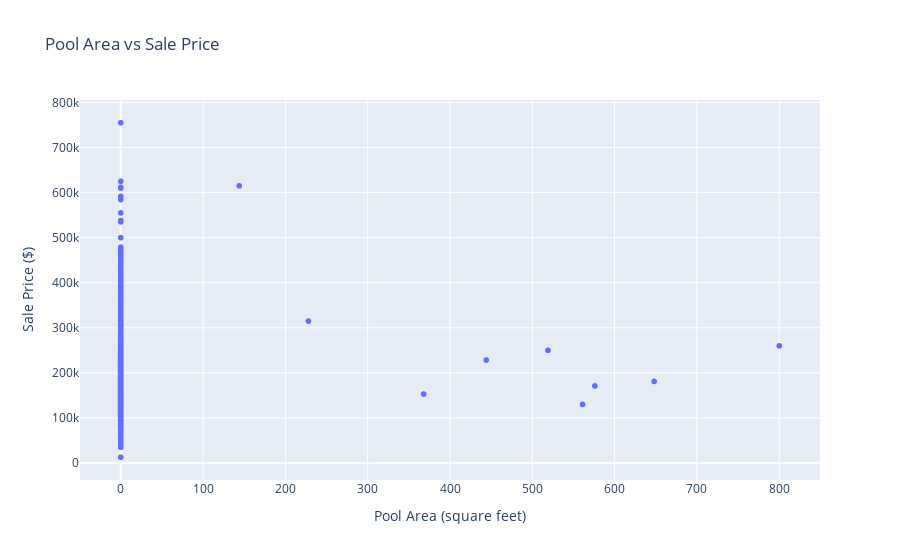

The notebook cell saved with this chart:
### Code cell
fig = px.scatter(
    x= housing.PoolArea, 
    y= housing.SalePrice, 
    labels={'x': 'Pool Area (square feet)', 
            'y': 'Sale Price ($)'},
    title='Pool Area vs Sale Price'
)

# Show the plot
fig.show()

### Figure 1 — Plotly figure (JSON) as saved in the notebook; plotly's stock layout.template omitted (floating-point values rounded to 4 significant figures; data arrays with more than 128 entries replaced by an {"elided": "..."} marker saying what was removed)
{"data": [{"hovertemplate": "Pool Area (square feet)=%{x}<br>Sale Price ($)=%{y}<extra></extra>", "legendgroup": "", "marker": {"color": "#636efa", "symbol": "circle"}, "mode": "markers", "name": "", "showlegend": false, "type": "scattergl", "x": {"elided": "2579 int values"}, "xaxis": "x", "y": {"elided": "2579 int values"}, "yaxis": "y"}], "layout": {"legend": {"tracegroupgap": 0}, "title": {"text": "Pool Area vs Sale Price"}, "xaxis": {"anchor": "y", "domain": [0, 1], "title": {"text": "Pool Area (square feet)"}}, "yaxis": {"anchor": "x", "domain": [0, 1], "title": {"text": "Sale Price ($)"}}}}
